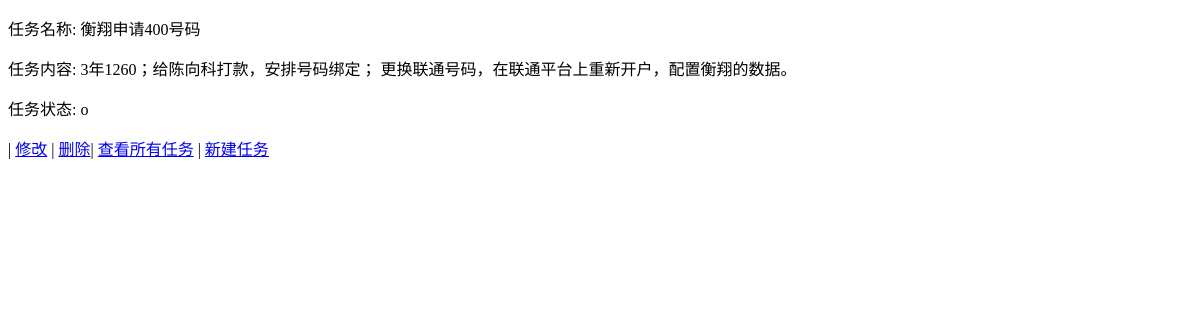
Before: /tasks/7/ with the older database file.
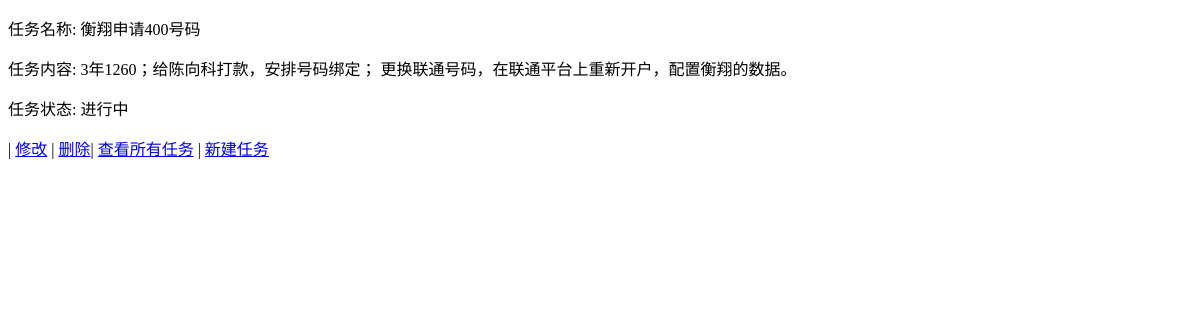
After: the same page with the newer database file.
### tasks/models.py (models this page shows)
class Task(models.Model):
    tasktype = models.CharField(verbose_name='任务类型', default='账务管理', max_length=8, choices=Tasktype.choices)
    name = models.CharField(verbose_name="任务名称", max_length=65, unique=True)
    content = models.TextField(verbose_name="任务内容", default=" ")
    status = models.CharField(verbose_name="状态", max_length=8, choices=Status.choices)
    createdtime = models.DateTimeField(auto_now_add=True)
    updatedtime = models.DateTimeField(auto_now=True)
    def short_content(self):
        if len(str(self.content)) > 60:
            return '{}...'.format(str(self.content)[0:60])
        else:
            return str(self.content)
    short_content.short_description = u"内容"
    def colored_status(self):
        if self.status == '已完成':
            color_code = 'green'
        elif self.status == '进行中':
            color_code = 'orange'
        else:
            color_code = 'red'
        return format_html(
            '<span style="color: {};">{}</span>',
            color_code,
            self.status,
        )
    colored_status.short_description = u"状态"
    class Meta:
        verbose_name_plural = 'Miracle任务'

### tasks/views.py (the view)
# urls.py: re_path(r'^(?P<pk>\d+)/$', views.TaskDetailView.as_view(), name='task_detail'),
class TaskDetailView(DetailView):
    model = Task

### tasks/templates/tasks/task_detail.html (shortened to what this page needs)
 <!DOCTYPE html>
 <html lang="en">
 <head>
 </head>
 <body>
 <p> 任务名称: {{ task.name }}
 </p>
  <p> 任务内容: {{ task.content }} </p>
 <p> 任务状态: {{ task.get_status_display }} </p>
 <p>| <a href="{% url 'tasks:task_update' task.id %}">修改</a> |
     <a href="{% url 'tasks:task_delete' task.id %}">删除</a>| <a href="{% url 'tasks:task_list' %}">查看所有任务</a> |
     <a href="{% url 'tasks:task_create'%}">新建任务</a>
 </p>
 </body>
 </html>

Changed rows visible on the page:
changed Task "衡翔申请400号码": status "o" → "进行中"
